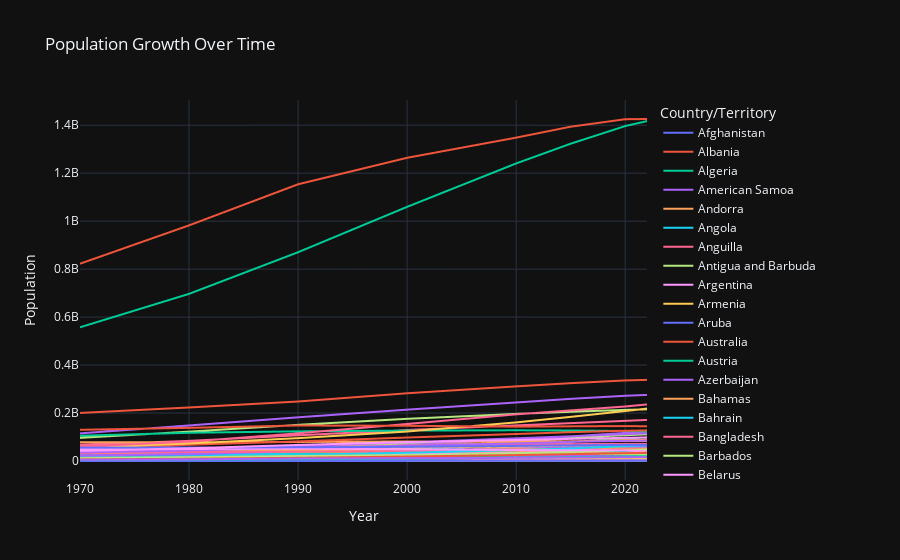

Notebook code for this chart:
### Code cell
#Population Trends and Growth
fig = px.line(population_growth, 
               x='Year', 
               y='Population', 
               color='Country/Territory', 
               title='Population Growth Over Time', 
               template='plotly_dark')
fig.show()
